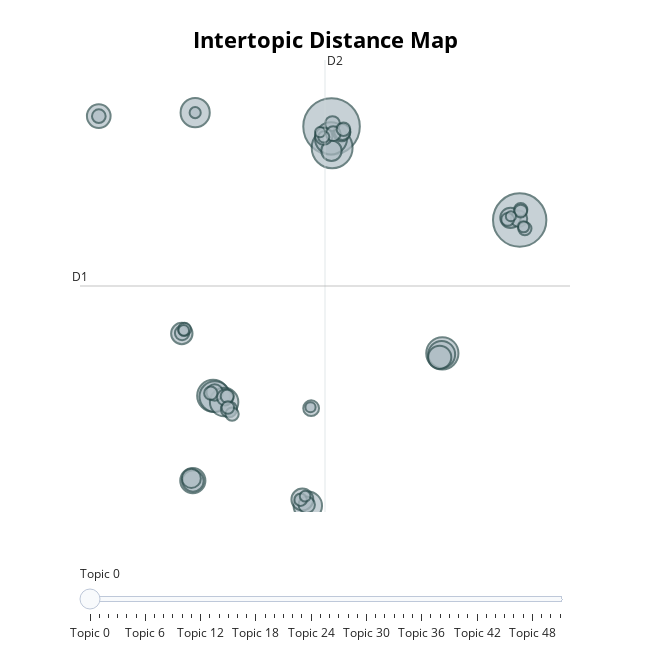
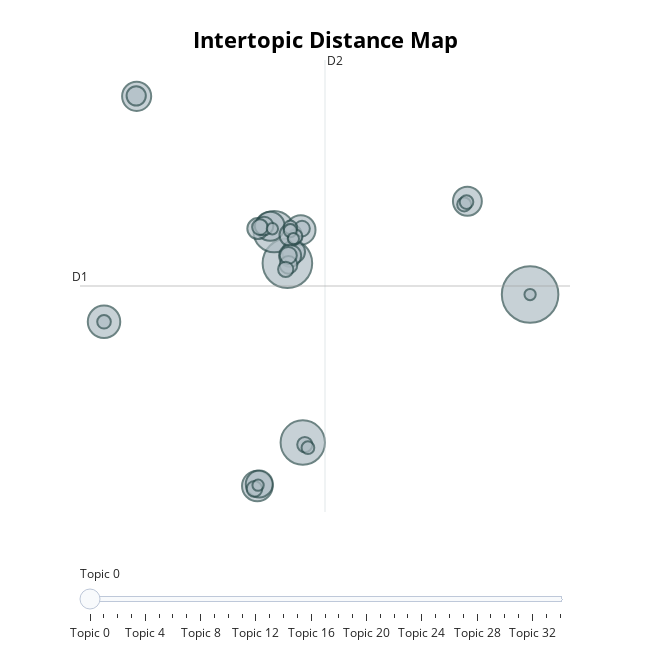

Notebook cell for these charts, in order:
### Markdown cell above
## 1.1.1 Visualisation all Topics

### Code cell
# Generate Intertopic Distance Map for Positive Reviews
print("Generating Intertopic Distance Map for Positive Reviews...")
positive_map = positive_topic_model.visualize_topics()
positive_map.show()  

# Generate Intertopic Distance Map for Negative Reviews
print("Generating Intertopic Distance Map for Negative Reviews...")
negative_map = negative_topic_model.visualize_topics()
negative_map.show()
